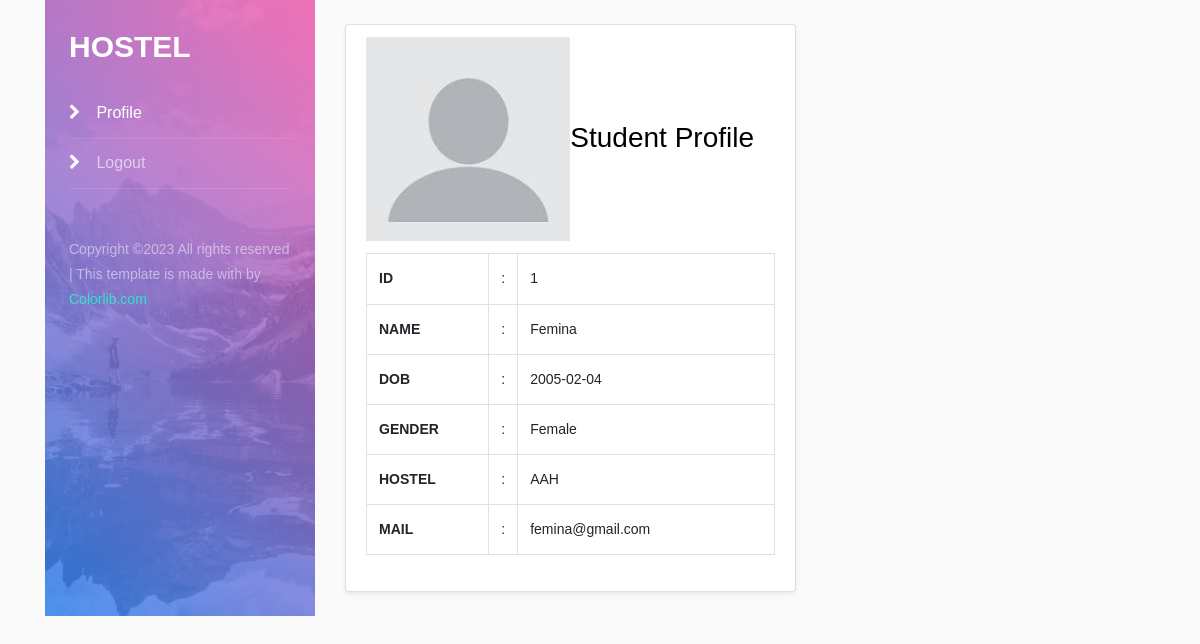
The app's page /user.php (signed in) with its own data.
### tables this page shows
CREATE TABLE `students` (
  `id` int(11) NOT NULL,
  `name` varchar(20) DEFAULT NULL,
  `birthday` date DEFAULT NULL,
  `gender` varchar(20) DEFAULT NULL,
  `hostel` varchar(25) DEFAULT NULL,
  `mail` varchar(25) DEFAULT NULL,
  `usertype` varchar(30) NOT NULL DEFAULT 'user'
);

### user.php (the view, shortened to what this page needs)
<!DOCTYPE html>
<html>
    <head>
    <link rel="stylesheet" href="https://cdnjs.cloudflare.com/ajax/libs/font-awesome/4.7.0/css/font-awesome.min.css">
    <link href="https://cdn.jsdelivr.net/npm/bootstrap@5.2.0-beta1/dist/css/bootstrap.min.css" rel="stylesheet"
>
        <link href="assets/css/style.css" rel="stylesheet">
    <?php
require_once "link.php";
?>
        <link rel="stylesheet" href="https://stackpath.bootstrapcdn.com/font-awesome/4.7.0/css/font-awesome.min.css">
        <link rel="stylesheet" href="side/css/style.css">
  </head>
  <body>
        <div class="container d-flex align-items-stretch">
            <nav id="sidebar" class="img" style="background-image: url(side/images/bg_1.jpg);">
                <div class="p-4">
                <h1><a href="index.html" class="logo"> HOSTEL</a></h1>
          <nav id="navbar" class="sidenav">
            <ul class="list-unstyled components mb-5">
              <li class="active">
                <a href="#"><span class="fa fa-chevron-right mr-3"></span>Profile</a>
              </li>
              <li>
                  <a class="nav-link" href="logout.php"><span class="fa fa-chevron-right mr-3"></span>Logout</a>
              </li>
            </ul>
        </nav>
            <div class="footer">
                <p>
                          Copyright &copy; All rights reserved | This template is made with  by <a href="https://colorlib.com" target="_blank">Colorlib.com</a>
                        </p>
            </div>
          </div>
        </nav>
    <section>
    <div class="rt-container">
          <div class="col-rt-12">
              <div class="Scriptcontent">
<div class="student-profile py-4">
  <div class="container">
      <div class="col-lg-12 align-center">
        <div class="card shadow-sm">
          <div class="card-header bg-transparent border-0">
            <h3 class="mb-0"><img src="images.jpeg" width="50%" height="50%">Student Profile</h3>
          </div>
          <div class="card-body pt-0">
            <table class="table table-bordered">
<?php
include "conn.php";
$mail= $_SESSION['name'];
 $query = "SELECT id,name,birthday,gender,hostel,mail FROM `students` WHERE mail='$mail'";
           $result = $conn->query($query);
         while ($row = mysqli_fetch_array($result))
{
  ?>
      <tr>
                <th width="30%">ID</th>
                <td width="2%">:</td>
                <td><?php echo $row['id'] ?></td>
              </tr>
              <tr>
                <th width="30%">NAME</th>
                <td width="2%">:</td>
                <td><?php echo $row['name'] ?></td>
              </tr>
              <tr>
                <th width="30%">DOB</th>
                <td width="2%">:</td>
                <td><?php echo $row['birthday'] ?></td>
              </tr>
              <tr>
                <th width="30%">GENDER</th>
                <td width="2%">:</td>
                <td><?php echo $row['gender'] ?></td>
              </tr>
              <tr>
                <th width="30%">HOSTEL</th>
                <td width="2%">:</td>
                <td><?php echo $row['hostel'] ?></td>
              </tr>
              <tr>
                <th width="30%">MAIL</th>
                <td width="2%">:</td>
                <td><?php echo $row['mail'] ?></td>
              </tr>
            </table>
          </div>
        </div>
        <?php
         }
        ?>
        </div>
      </div>
    </div>
  </div>
</div>
            </div>
        </div>
</body>
</html>

### assets/css/style.css (style rules this page uses)
body { background: #fff; color: #666666; font-family: "Open Sans", sans-serif; }
a { color: #2dc997; text-decoration: none; }
p { padding: 0; margin: 0 0 30px 0; }
h1, h2, h3, h4, h5, h6 { font-family: "Poppins", sans-serif; font-weight: 400; margin: 0 0 20px 0; padding: 0; }
section { overflow: hidden; }

### records on screen
students: id "1", name "Femina", birthday "2005-02-04", gender "Female", hostel "AAH", mail "femina@gmail.com"
